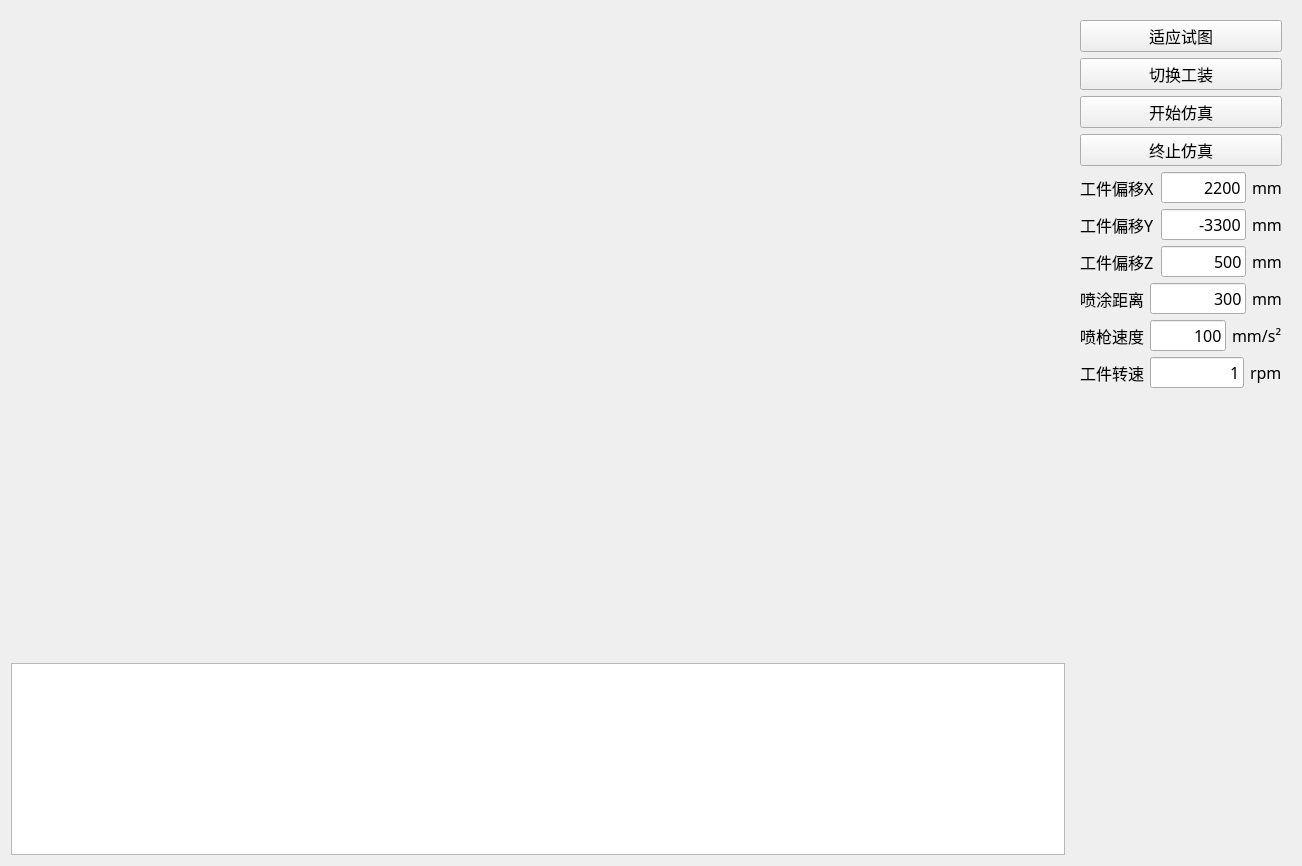
<?xml version="1.0" encoding="UTF-8"?>
<ui version="4.0">
 <class>AppWid</class>
 <widget class="QWidget" name="AppWid">
  <property name="geometry">
   <rect>
    <x>0</x>
    <y>0</y>
    <width>1302</width>
    <height>866</height>
   </rect>
  </property>
  <property name="font">
   <font>
    <family>微软雅黑</family>
    <pointsize>12</pointsize>
   </font>
  </property>
  <property name="windowTitle">
   <string>OrientationInterpolation</string>
  </property>
  <layout class="QHBoxLayout" name="horizontalLayout">
   <item>
    <layout class="QVBoxLayout" name="verticalLayout">
     <item>
      <widget class="OccView" name="widOcc" native="true">
       <property name="sizePolicy">
        <sizepolicy hsizetype="Expanding" vsizetype="Expanding">
         <horstretch>0</horstretch>
         <verstretch>0</verstretch>
        </sizepolicy>
       </property>
      </widget>
     </item>
     <item>
      <widget class="OutputWidget" name="info">
       <property name="sizePolicy">
        <sizepolicy hsizetype="Expanding" vsizetype="Preferred">
         <horstretch>0</horstretch>
         <verstretch>0</verstretch>
        </sizepolicy>
       </property>
       <property name="maximumSize">
        <size>
         <width>16777215</width>
         <height>200</height>
        </size>
       </property>
      </widget>
     </item>
    </layout>
   </item>
   <item>
    <widget class="QWidget" name="widget" native="true">
     <property name="sizePolicy">
      <sizepolicy hsizetype="Fixed" vsizetype="Expanding">
       <horstretch>0</horstretch>
       <verstretch>0</verstretch>
      </sizepolicy>
     </property>
     <property name="minimumSize">
      <size>
       <width>220</width>
       <height>0</height>
      </size>
     </property>
     <property name="maximumSize">
      <size>
       <width>220</width>
       <height>16777215</height>
      </size>
     </property>
     <layout class="QVBoxLayout" name="verticalLayout_2">
      <item>
       <widget class="QPushButton" name="btnFitAll">
        <property name="text">
         <string>适应试图</string>
        </property>
       </widget>
      </item>
      <item>
       <widget class="QPushButton" name="btnSwitchFixture">
        <property name="text">
         <string>切换工装</string>
        </property>
       </widget>
      </item>
      <item>
       <widget class="QPushButton" name="btnStartSim">
        <property name="text">
         <string>开始仿真</string>
        </property>
       </widget>
      </item>
      <item>
       <widget class="QPushButton" name="btnStopSim">
        <property name="text">
         <string>终止仿真</string>
        </property>
       </widget>
      </item>
      <item>
       <layout class="QGridLayout" name="gridLayout">
        <item row="1" column="1">
         <widget class="QLineEdit" name="editOffsetY">
          <property name="text">
           <string>-3300</string>
          </property>
          <property name="alignment">
           <set>Qt::AlignRight|Qt::AlignTrailing|Qt::AlignVCenter</set>
          </property>
         </widget>
        </item>
        <item row="0" column="0">
         <widget class="QLabel" name="label">
          <property name="text">
           <string>工件偏移X</string>
          </property>
         </widget>
        </item>
        <item row="0" column="1">
         <widget class="QLineEdit" name="editOffsetX">
          <property name="text">
           <string>2200</string>
          </property>
          <property name="alignment">
           <set>Qt::AlignRight|Qt::AlignTrailing|Qt::AlignVCenter</set>
          </property>
         </widget>
        </item>
        <item row="2" column="0">
         <widget class="QLabel" name="label_3">
          <property name="text">
           <string>工件偏移Z</string>
          </property>
         </widget>
        </item>
        <item row="2" column="1">
         <widget class="QLineEdit" name="editOffsetZ">
          <property name="text">
           <string>500</string>
          </property>
          <property name="alignment">
           <set>Qt::AlignRight|Qt::AlignTrailing|Qt::AlignVCenter</set>
          </property>
         </widget>
        </item>
        <item row="1" column="0">
         <widget class="QLabel" name="label_2">
          <property name="text">
           <string>工件偏移Y</string>
          </property>
         </widget>
        </item>
        <item row="0" column="2">
         <widget class="QLabel" name="label_7">
          <property name="text">
           <string>mm</string>
          </property>
         </widget>
        </item>
        <item row="1" column="2">
         <widget class="QLabel" name="label_8">
          <property name="text">
           <string>mm</string>
          </property>
         </widget>
        </item>
        <item row="2" column="2">
         <widget class="QLabel" name="label_9">
          <property name="text">
           <string>mm</string>
          </property>
         </widget>
        </item>
       </layout>
      </item>
      <item>
       <layout class="QHBoxLayout" name="horizontalLayout_2">
        <item>
         <widget class="QLabel" name="label_4">
          <property name="text">
           <string>喷涂距离</string>
          </property>
         </widget>
        </item>
        <item>
         <widget class="QLineEdit" name="editSprayDist">
          <property name="text">
           <string>300</string>
          </property>
          <property name="alignment">
           <set>Qt::AlignRight|Qt::AlignTrailing|Qt::AlignVCenter</set>
          </property>
         </widget>
        </item>
        <item>
         <widget class="QLabel" name="label_10">
          <property name="text">
           <string>mm</string>
          </property>
         </widget>
        </item>
       </layout>
      </item>
      <item>
       <layout class="QHBoxLayout" name="horizontalLayout_3">
        <item>
         <widget class="QLabel" name="label_5">
          <property name="text">
           <string>喷枪速度</string>
          </property>
         </widget>
        </item>
        <item>
         <widget class="QLineEdit" name="editYVel">
          <property name="text">
           <string>100</string>
          </property>
          <property name="alignment">
           <set>Qt::AlignRight|Qt::AlignTrailing|Qt::AlignVCenter</set>
          </property>
         </widget>
        </item>
        <item>
         <widget class="QLabel" name="label_11">
          <property name="text">
           <string>mm/s²</string>
          </property>
         </widget>
        </item>
       </layout>
      </item>
      <item>
       <layout class="QHBoxLayout" name="horizontalLayout_4">
        <item>
         <widget class="QLabel" name="label_6">
          <property name="text">
           <string>工件转速</string>
          </property>
         </widget>
        </item>
        <item>
         <widget class="QLineEdit" name="editWpVel">
          <property name="text">
           <string>1</string>
          </property>
          <property name="alignment">
           <set>Qt::AlignRight|Qt::AlignTrailing|Qt::AlignVCenter</set>
          </property>
         </widget>
        </item>
        <item>
         <widget class="QLabel" name="label_12">
          <property name="text">
           <string>rpm</string>
          </property>
         </widget>
        </item>
       </layout>
      </item>
      <item>
       <spacer name="verticalSpacer">
        <property name="orientation">
         <enum>Qt::Vertical</enum>
        </property>
        <property name="sizeHint" stdset="0">
         <size>
          <width>20</width>
          <height>691</height>
         </size>
        </property>
       </spacer>
      </item>
     </layout>
    </widget>
   </item>
  </layout>
 </widget>
 <customwidgets>
  <customwidget>
   <class>OccView</class>
   <extends>QWidget</extends>
   <header>OccView.h</header>
   <container>1</container>
  </customwidget>
  <customwidget>
   <class>OutputWidget</class>
   <extends>QTextBrowser</extends>
   <header>OutputWidget.h</header>
  </customwidget>
 </customwidgets>
 <resources>
  <include location="../HarmoSpray.qrc"/>
 </resources>
 <connections/>
</ui>
